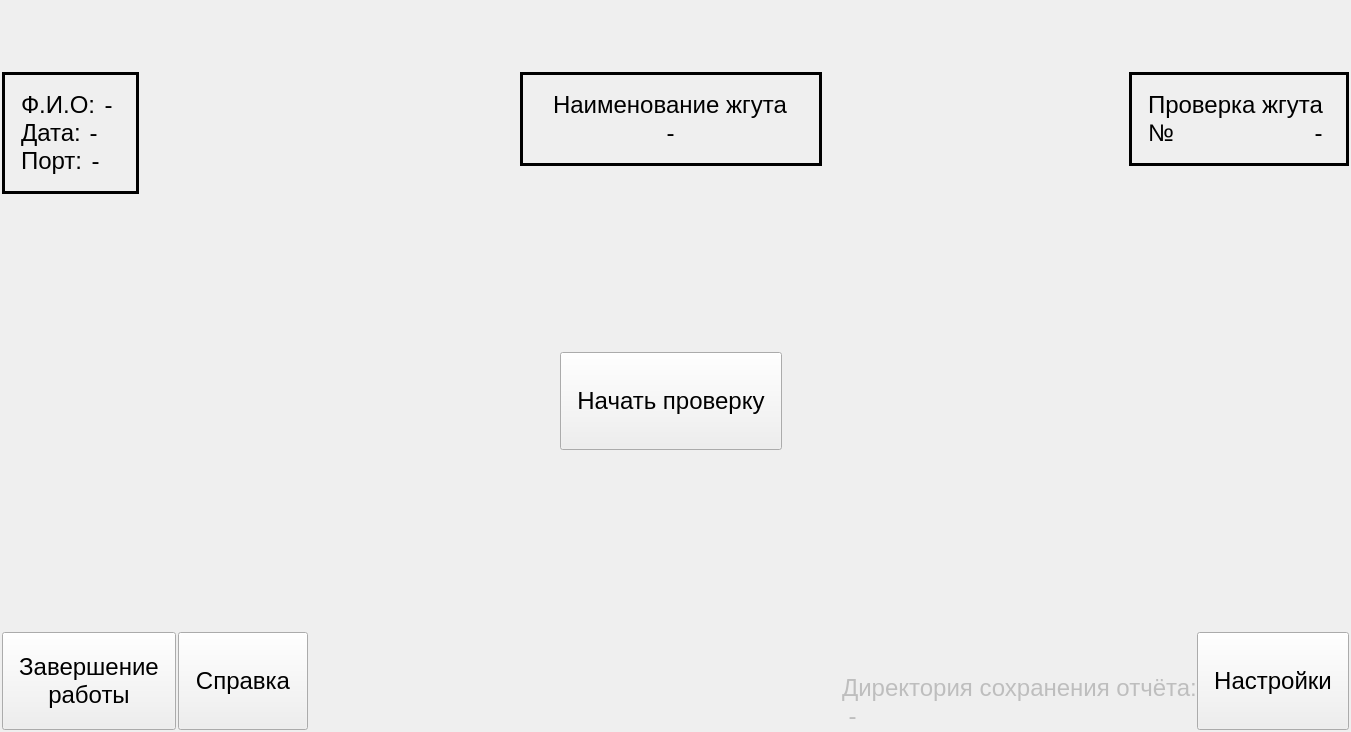
<?xml version="1.0" encoding="UTF-8"?>
<ui version="4.0">
 <class>MainWindow</class>
 <widget class="QMainWindow" name="MainWindow">
  <property name="geometry">
   <rect>
    <x>0</x>
    <y>0</y>
    <width>1351</width>
    <height>732</height>
   </rect>
  </property>
  <property name="sizePolicy">
   <sizepolicy hsizetype="Preferred" vsizetype="Preferred">
    <horstretch>0</horstretch>
    <verstretch>0</verstretch>
   </sizepolicy>
  </property>
  <property name="windowTitle">
   <string>Tester</string>
  </property>
  <property name="windowIcon">
   <iconset resource="../resources/resources.qrc">
    <normaloff>:/icon/icon.png</normaloff>:/icon/icon.png</iconset>
  </property>
  <property name="styleSheet">
   <string notr="true">QCheckBox::indicator {
	width:32px;
	height:32px;
}
QCheckBox::indicator:unchecked {
    image: url(:/icon/checkbox_off.png);
}
QCheckBox::indicator:checked {
    image: url(:/icon/checkbox_on.png);
}
QPushButton {
	min-height: 64px;
	min-width: 64px;
	padding: 16px;
}
QComboBox {
	height:32px;
}
QToolButton {
	width:32px; 
	height: 32px;
}
* {font-size: 24px}</string>
  </property>
  <widget class="QWidget" name="centralwidget">
   <layout class="QGridLayout" name="gridLayout_6">
    <property name="leftMargin">
     <number>2</number>
    </property>
    <property name="topMargin">
     <number>2</number>
    </property>
    <property name="rightMargin">
     <number>2</number>
    </property>
    <property name="bottomMargin">
     <number>2</number>
    </property>
    <property name="spacing">
     <number>2</number>
    </property>
    <item row="3" column="0">
     <layout class="QGridLayout" name="gridLayout_3">
      <property name="spacing">
       <number>0</number>
      </property>
      <item row="0" column="0">
       <widget class="QFrame" name="frame">
        <property name="minimumSize">
         <size>
          <width>0</width>
          <height>0</height>
         </size>
        </property>
        <property name="frameShape">
         <enum>QFrame::Box</enum>
        </property>
        <property name="lineWidth">
         <number>3</number>
        </property>
        <layout class="QVBoxLayout" name="verticalLayout_5">
         <property name="spacing">
          <number>0</number>
         </property>
         <property name="leftMargin">
          <number>16</number>
         </property>
         <property name="topMargin">
          <number>16</number>
         </property>
         <property name="rightMargin">
          <number>16</number>
         </property>
         <property name="bottomMargin">
          <number>16</number>
         </property>
         <item>
          <layout class="QHBoxLayout" name="horizontalLayout_3">
           <property name="spacing">
            <number>2</number>
           </property>
           <item>
            <widget class="QLabel" name="i_workerNameL">
             <property name="sizePolicy">
              <sizepolicy hsizetype="Maximum" vsizetype="Maximum">
               <horstretch>0</horstretch>
               <verstretch>0</verstretch>
              </sizepolicy>
             </property>
             <property name="text">
              <string>Ф.И.О:</string>
             </property>
            </widget>
           </item>
           <item>
            <widget class="QLabel" name="workerNameL">
             <property name="text">
              <string> - </string>
             </property>
            </widget>
           </item>
          </layout>
         </item>
         <item>
          <layout class="QHBoxLayout" name="horizontalLayout_6">
           <property name="spacing">
            <number>2</number>
           </property>
           <item>
            <widget class="QLabel" name="i_dateL">
             <property name="sizePolicy">
              <sizepolicy hsizetype="Maximum" vsizetype="Maximum">
               <horstretch>0</horstretch>
               <verstretch>0</verstretch>
              </sizepolicy>
             </property>
             <property name="text">
              <string>Дата:</string>
             </property>
            </widget>
           </item>
           <item>
            <widget class="QLabel" name="dateL">
             <property name="text">
              <string> - </string>
             </property>
            </widget>
           </item>
          </layout>
         </item>
         <item>
          <layout class="QHBoxLayout" name="horizontalLayout">
           <property name="spacing">
            <number>2</number>
           </property>
           <item>
            <widget class="QLabel" name="i_portL">
             <property name="sizePolicy">
              <sizepolicy hsizetype="Maximum" vsizetype="Maximum">
               <horstretch>0</horstretch>
               <verstretch>0</verstretch>
              </sizepolicy>
             </property>
             <property name="text">
              <string>Порт:</string>
             </property>
            </widget>
           </item>
           <item>
            <widget class="QLabel" name="portL">
             <property name="text">
              <string> - </string>
             </property>
            </widget>
           </item>
          </layout>
         </item>
        </layout>
       </widget>
      </item>
      <item row="1" column="0">
       <spacer name="verticalSpacer_4">
        <property name="orientation">
         <enum>Qt::Vertical</enum>
        </property>
        <property name="sizeHint" stdset="0">
         <size>
          <width>20</width>
          <height>40</height>
         </size>
        </property>
       </spacer>
      </item>
      <item row="0" column="1">
       <spacer name="horizontalSpacer_5">
        <property name="orientation">
         <enum>Qt::Horizontal</enum>
        </property>
        <property name="sizeHint" stdset="0">
         <size>
          <width>138</width>
          <height>17</height>
         </size>
        </property>
       </spacer>
      </item>
     </layout>
    </item>
    <item row="0" column="0" colspan="4">
     <widget class="QLabel" name="label">
      <property name="text">
       <string/>
      </property>
      <property name="pixmap">
       <pixmap resource="../resources/resources.qrc">:/img/logo.png</pixmap>
      </property>
      <property name="alignment">
       <set>Qt::AlignCenter</set>
      </property>
     </widget>
    </item>
    <item row="5" column="1" colspan="3">
     <layout class="QGridLayout" name="gridLayout_4">
      <property name="spacing">
       <number>0</number>
      </property>
      <item row="0" column="1">
       <spacer name="verticalSpacer_5">
        <property name="orientation">
         <enum>Qt::Vertical</enum>
        </property>
        <property name="sizeHint" stdset="0">
         <size>
          <width>20</width>
          <height>40</height>
         </size>
        </property>
       </spacer>
      </item>
      <item row="1" column="0">
       <spacer name="horizontalSpacer_3">
        <property name="orientation">
         <enum>Qt::Horizontal</enum>
        </property>
        <property name="sizeHint" stdset="0">
         <size>
          <width>22</width>
          <height>20</height>
         </size>
        </property>
       </spacer>
      </item>
      <item row="1" column="1">
       <layout class="QHBoxLayout" name="horizontalLayout_7">
        <property name="spacing">
         <number>0</number>
        </property>
        <item>
         <layout class="QVBoxLayout" name="verticalLayout_4">
          <property name="spacing">
           <number>0</number>
          </property>
          <item>
           <spacer name="verticalSpacer_8">
            <property name="orientation">
             <enum>Qt::Vertical</enum>
            </property>
            <property name="sizeHint" stdset="0">
             <size>
              <width>20</width>
              <height>40</height>
             </size>
            </property>
           </spacer>
          </item>
          <item alignment="Qt::AlignLeft|Qt::AlignBottom">
           <widget class="QLabel" name="i_saveDirL">
            <property name="enabled">
             <bool>false</bool>
            </property>
            <property name="styleSheet">
             <string notr="true">font: 14pt &quot;MS Shell Dlg 2&quot;;</string>
            </property>
            <property name="text">
             <string>Директория сохранения отчёта:</string>
            </property>
           </widget>
          </item>
          <item alignment="Qt::AlignLeft|Qt::AlignBottom">
           <widget class="QLabel" name="saveDirL">
            <property name="enabled">
             <bool>false</bool>
            </property>
            <property name="text">
             <string> - </string>
            </property>
           </widget>
          </item>
         </layout>
        </item>
        <item alignment="Qt::AlignRight|Qt::AlignBottom">
         <widget class="QPushButton" name="settingsB">
          <property name="sizePolicy">
           <sizepolicy hsizetype="Maximum" vsizetype="Fixed">
            <horstretch>0</horstretch>
            <verstretch>0</verstretch>
           </sizepolicy>
          </property>
          <property name="text">
           <string>Настройки</string>
          </property>
         </widget>
        </item>
       </layout>
      </item>
     </layout>
    </item>
    <item row="3" column="3">
     <layout class="QGridLayout" name="gridLayout_2">
      <property name="spacing">
       <number>0</number>
      </property>
      <item row="2" column="1">
       <spacer name="verticalSpacer_3">
        <property name="orientation">
         <enum>Qt::Vertical</enum>
        </property>
        <property name="sizeHint" stdset="0">
         <size>
          <width>20</width>
          <height>40</height>
         </size>
        </property>
       </spacer>
      </item>
      <item row="1" column="0">
       <spacer name="horizontalSpacer_6">
        <property name="orientation">
         <enum>Qt::Horizontal</enum>
        </property>
        <property name="sizeHint" stdset="0">
         <size>
          <width>158</width>
          <height>20</height>
         </size>
        </property>
       </spacer>
      </item>
      <item row="1" column="1">
       <widget class="QFrame" name="frame_3">
        <property name="minimumSize">
         <size>
          <width>0</width>
          <height>0</height>
         </size>
        </property>
        <property name="frameShape">
         <enum>QFrame::Box</enum>
        </property>
        <property name="frameShadow">
         <enum>QFrame::Plain</enum>
        </property>
        <property name="lineWidth">
         <number>3</number>
        </property>
        <layout class="QVBoxLayout" name="verticalLayout">
         <property name="spacing">
          <number>0</number>
         </property>
         <property name="leftMargin">
          <number>16</number>
         </property>
         <property name="topMargin">
          <number>16</number>
         </property>
         <property name="rightMargin">
          <number>16</number>
         </property>
         <property name="bottomMargin">
          <number>16</number>
         </property>
         <item>
          <widget class="QLabel" name="i_chkL">
           <property name="sizePolicy">
            <sizepolicy hsizetype="Maximum" vsizetype="Maximum">
             <horstretch>0</horstretch>
             <verstretch>0</verstretch>
            </sizepolicy>
           </property>
           <property name="text">
            <string>Проверка жгута </string>
           </property>
          </widget>
         </item>
         <item>
          <layout class="QHBoxLayout" name="horizontalLayout_2">
           <property name="spacing">
            <number>2</number>
           </property>
           <item alignment="Qt::AlignLeft|Qt::AlignTop">
            <widget class="QLabel" name="i_chkNumL">
             <property name="sizePolicy">
              <sizepolicy hsizetype="Maximum" vsizetype="Maximum">
               <horstretch>0</horstretch>
               <verstretch>0</verstretch>
              </sizepolicy>
             </property>
             <property name="text">
              <string>№</string>
             </property>
            </widget>
           </item>
           <item alignment="Qt::AlignRight|Qt::AlignTop">
            <widget class="QLabel" name="chkNumL">
             <property name="sizePolicy">
              <sizepolicy hsizetype="Maximum" vsizetype="Maximum">
               <horstretch>0</horstretch>
               <verstretch>0</verstretch>
              </sizepolicy>
             </property>
             <property name="text">
              <string> - </string>
             </property>
            </widget>
           </item>
          </layout>
         </item>
        </layout>
       </widget>
      </item>
     </layout>
    </item>
    <item row="5" column="0">
     <layout class="QGridLayout" name="gridLayout_5">
      <property name="spacing">
       <number>0</number>
      </property>
      <item row="0" column="0">
       <spacer name="verticalSpacer_6">
        <property name="orientation">
         <enum>Qt::Vertical</enum>
        </property>
        <property name="sizeHint" stdset="0">
         <size>
          <width>20</width>
          <height>40</height>
         </size>
        </property>
       </spacer>
      </item>
      <item row="1" column="0">
       <layout class="QHBoxLayout" name="horizontalLayout_5">
        <property name="spacing">
         <number>2</number>
        </property>
        <property name="sizeConstraint">
         <enum>QLayout::SetDefaultConstraint</enum>
        </property>
        <item alignment="Qt::AlignLeft|Qt::AlignBottom">
         <widget class="QPushButton" name="exitB">
          <property name="sizePolicy">
           <sizepolicy hsizetype="Maximum" vsizetype="Fixed">
            <horstretch>0</horstretch>
            <verstretch>0</verstretch>
           </sizepolicy>
          </property>
          <property name="text">
           <string>Завершение
работы</string>
          </property>
         </widget>
        </item>
        <item alignment="Qt::AlignLeft|Qt::AlignBottom">
         <widget class="QPushButton" name="helpB">
          <property name="sizePolicy">
           <sizepolicy hsizetype="Maximum" vsizetype="Fixed">
            <horstretch>0</horstretch>
            <verstretch>0</verstretch>
           </sizepolicy>
          </property>
          <property name="text">
           <string>Справка</string>
          </property>
         </widget>
        </item>
       </layout>
      </item>
      <item row="1" column="1">
       <spacer name="horizontalSpacer_4">
        <property name="orientation">
         <enum>Qt::Horizontal</enum>
        </property>
        <property name="sizeHint" stdset="0">
         <size>
          <width>40</width>
          <height>20</height>
         </size>
        </property>
       </spacer>
      </item>
     </layout>
    </item>
    <item row="3" column="1" colspan="2">
     <layout class="QVBoxLayout" name="verticalLayout_2">
      <property name="spacing">
       <number>2</number>
      </property>
      <property name="sizeConstraint">
       <enum>QLayout::SetDefaultConstraint</enum>
      </property>
      <item>
       <widget class="QFrame" name="frame_2">
        <property name="sizePolicy">
         <sizepolicy hsizetype="Preferred" vsizetype="Preferred">
          <horstretch>0</horstretch>
          <verstretch>0</verstretch>
         </sizepolicy>
        </property>
        <property name="minimumSize">
         <size>
          <width>0</width>
          <height>0</height>
         </size>
        </property>
        <property name="frameShape">
         <enum>QFrame::Box</enum>
        </property>
        <property name="frameShadow">
         <enum>QFrame::Plain</enum>
        </property>
        <property name="lineWidth">
         <number>3</number>
        </property>
        <layout class="QVBoxLayout" name="verticalLayout_6">
         <property name="spacing">
          <number>0</number>
         </property>
         <property name="leftMargin">
          <number>16</number>
         </property>
         <property name="topMargin">
          <number>16</number>
         </property>
         <property name="rightMargin">
          <number>16</number>
         </property>
         <property name="bottomMargin">
          <number>16</number>
         </property>
         <item alignment="Qt::AlignHCenter|Qt::AlignVCenter">
          <widget class="QLabel" name="i_prodNameL">
           <property name="sizePolicy">
            <sizepolicy hsizetype="Maximum" vsizetype="Maximum">
             <horstretch>0</horstretch>
             <verstretch>0</verstretch>
            </sizepolicy>
           </property>
           <property name="text">
            <string>Наименование жгута</string>
           </property>
          </widget>
         </item>
         <item alignment="Qt::AlignHCenter|Qt::AlignVCenter">
          <widget class="QLabel" name="prodNameL">
           <property name="sizePolicy">
            <sizepolicy hsizetype="Maximum" vsizetype="Maximum">
             <horstretch>0</horstretch>
             <verstretch>0</verstretch>
            </sizepolicy>
           </property>
           <property name="text">
            <string> - </string>
           </property>
          </widget>
         </item>
        </layout>
       </widget>
      </item>
      <item>
       <spacer name="verticalSpacer_7">
        <property name="orientation">
         <enum>Qt::Vertical</enum>
        </property>
        <property name="sizeHint" stdset="0">
         <size>
          <width>20</width>
          <height>40</height>
         </size>
        </property>
       </spacer>
      </item>
     </layout>
    </item>
    <item row="4" column="1" colspan="2">
     <layout class="QGridLayout" name="gridLayout">
      <property name="spacing">
       <number>0</number>
      </property>
      <item row="0" column="1">
       <spacer name="verticalSpacer">
        <property name="orientation">
         <enum>Qt::Vertical</enum>
        </property>
        <property name="sizeHint" stdset="0">
         <size>
          <width>20</width>
          <height>40</height>
         </size>
        </property>
       </spacer>
      </item>
      <item row="1" column="0">
       <spacer name="horizontalSpacer">
        <property name="orientation">
         <enum>Qt::Horizontal</enum>
        </property>
        <property name="sizeHint" stdset="0">
         <size>
          <width>40</width>
          <height>20</height>
         </size>
        </property>
       </spacer>
      </item>
      <item row="1" column="1">
       <widget class="QPushButton" name="startB">
        <property name="sizePolicy">
         <sizepolicy hsizetype="Maximum" vsizetype="Fixed">
          <horstretch>0</horstretch>
          <verstretch>0</verstretch>
         </sizepolicy>
        </property>
        <property name="styleSheet">
         <string notr="true"/>
        </property>
        <property name="text">
         <string>Начать проверку</string>
        </property>
       </widget>
      </item>
      <item row="1" column="2">
       <spacer name="horizontalSpacer_2">
        <property name="orientation">
         <enum>Qt::Horizontal</enum>
        </property>
        <property name="sizeHint" stdset="0">
         <size>
          <width>40</width>
          <height>20</height>
         </size>
        </property>
       </spacer>
      </item>
      <item row="2" column="1">
       <spacer name="verticalSpacer_2">
        <property name="orientation">
         <enum>Qt::Vertical</enum>
        </property>
        <property name="sizeHint" stdset="0">
         <size>
          <width>20</width>
          <height>40</height>
         </size>
        </property>
       </spacer>
      </item>
     </layout>
    </item>
    <item row="1" column="0" colspan="4">
     <spacer name="verticalSpacer_9">
      <property name="orientation">
       <enum>Qt::Vertical</enum>
      </property>
      <property name="sizeType">
       <enum>QSizePolicy::Fixed</enum>
      </property>
      <property name="sizeHint" stdset="0">
       <size>
        <width>20</width>
        <height>40</height>
       </size>
      </property>
     </spacer>
    </item>
   </layout>
  </widget>
 </widget>
 <resources>
  <include location="../resources/resources.qrc"/>
 </resources>
 <connections/>
</ui>
